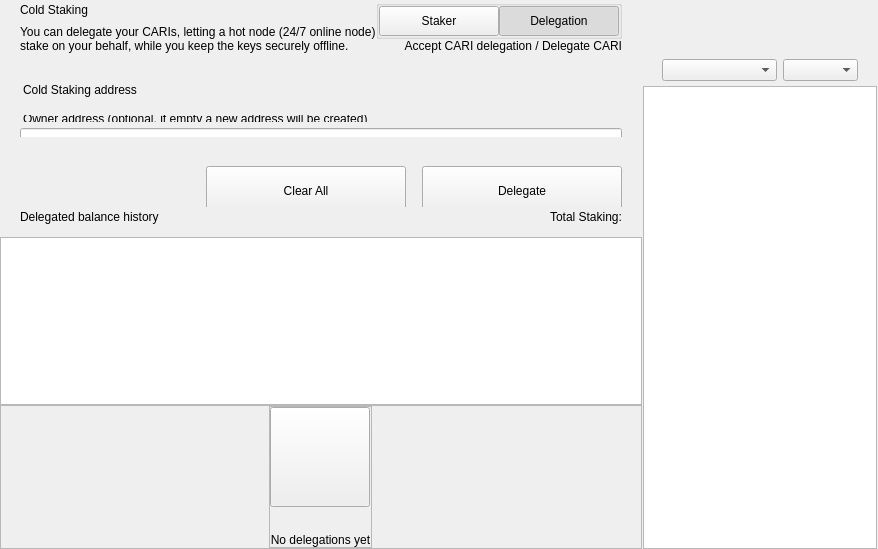
<?xml version="1.0" encoding="UTF-8"?>
<ui version="4.0">
 <class>ColdStakingWidget</class>
 <widget class="QWidget" name="ColdStakingWidget">
  <property name="geometry">
   <rect>
    <x>0</x>
    <y>0</y>
    <width>629</width>
    <height>549</height>
   </rect>
  </property>
  <property name="windowTitle">
   <string>Form</string>
  </property>
  <layout class="QHBoxLayout" name="horizontalLayout_1" stretch="2,1">
   <property name="spacing">
    <number>0</number>
   </property>
   <property name="leftMargin">
    <number>0</number>
   </property>
   <property name="topMargin">
    <number>0</number>
   </property>
   <property name="rightMargin">
    <number>0</number>
   </property>
   <property name="bottomMargin">
    <number>0</number>
   </property>
   <item>
    <widget class="QWidget" name="left" native="true">
     <layout class="QVBoxLayout" name="verticalLayout_3">
      <property name="leftMargin">
       <number>0</number>
      </property>
      <property name="topMargin">
       <number>0</number>
      </property>
      <property name="rightMargin">
       <number>0</number>
      </property>
      <property name="bottomMargin">
       <number>0</number>
      </property>
      <item>
       <layout class="QVBoxLayout" name="verticalLayout_2">
        <property name="spacing">
         <number>0</number>
        </property>
        <item>
         <layout class="QVBoxLayout" name="verticalLayoutTop">
          <property name="spacing">
           <number>0</number>
          </property>
          <property name="leftMargin">
           <number>0</number>
          </property>
          <property name="rightMargin">
           <number>0</number>
          </property>
          <item>
           <widget class="QWidget" name="containerTitle" native="true">
            <property name="sizePolicy">
             <sizepolicy hsizetype="Preferred" vsizetype="Minimum">
              <horstretch>0</horstretch>
              <verstretch>0</verstretch>
             </sizepolicy>
            </property>
            <property name="maximumSize">
             <size>
              <width>16777215</width>
              <height>100</height>
             </size>
            </property>
            <layout class="QHBoxLayout" name="containerTitleLayout">
             <property name="spacing">
              <number>0</number>
             </property>
             <property name="leftMargin">
              <number>20</number>
             </property>
             <property name="topMargin">
              <number>0</number>
             </property>
             <property name="rightMargin">
              <number>20</number>
             </property>
             <property name="bottomMargin">
              <number>0</number>
             </property>
             <item>
              <layout class="QVBoxLayout" name="verticalLayout11">
               <property name="spacing">
                <number>5</number>
               </property>
               <item>
                <widget class="QLabel" name="labelTitle">
                 <property name="text">
                  <string>Cold Staking</string>
                 </property>
                </widget>
               </item>
               <item>
                <widget class="QLabel" name="labelSubtitle1">
                 <property name="maximumSize">
                  <size>
                   <width>16777215</width>
                   <height>16777215</height>
                  </size>
                 </property>
                 <property name="text">
                  <string>You can delegate your CARIs, letting a hot node (24/7 online node)
stake on your behalf, while you keep the keys securely offline.</string>
                 </property>
                </widget>
               </item>
              </layout>
             </item>
             <item>
              <spacer name="horizontalSpacer">
               <property name="orientation">
                <enum>Qt::Horizontal</enum>
               </property>
               <property name="sizeHint" stdset="0">
                <size>
                 <width>40</width>
                 <height>20</height>
                </size>
               </property>
              </spacer>
             </item>
             <item>
              <widget class="QWidget" name="containerViewPrivacyChecks" native="true">
               <layout class="QVBoxLayout" name="containerPrivacyChecks">
                <property name="spacing">
                 <number>0</number>
                </property>
                <property name="leftMargin">
                 <number>0</number>
                </property>
                <property name="topMargin">
                 <number>0</number>
                </property>
                <property name="rightMargin">
                 <number>0</number>
                </property>
                <property name="bottomMargin">
                 <number>0</number>
                </property>
                <item alignment="Qt::AlignHCenter|Qt::AlignVCenter">
                 <widget class="QGroupBox" name="groupBox">
                  <property name="title">
                   <string/>
                  </property>
                  <layout class="QHBoxLayout" name="horizontalLayout_2_1">
                   <property name="spacing">
                    <number>0</number>
                   </property>
                   <property name="leftMargin">
                    <number>0</number>
                   </property>
                   <property name="topMargin">
                    <number>0</number>
                   </property>
                   <property name="rightMargin">
                    <number>0</number>
                   </property>
                   <property name="bottomMargin">
                    <number>0</number>
                   </property>
                   <item>
                    <widget class="QPushButton" name="pushLeft">
                     <property name="minimumSize">
                      <size>
                       <width>120</width>
                       <height>30</height>
                      </size>
                     </property>
                     <property name="maximumSize">
                      <size>
                       <width>120</width>
                       <height>30</height>
                      </size>
                     </property>
                     <property name="focusPolicy">
                      <enum>Qt::NoFocus</enum>
                     </property>
                     <property name="text">
                      <string>Staker</string>
                     </property>
                     <property name="checkable">
                      <bool>true</bool>
                     </property>
                     <property name="autoExclusive">
                      <bool>true</bool>
                     </property>
                    </widget>
                   </item>
                   <item>
                    <widget class="QPushButton" name="pushRight">
                     <property name="minimumSize">
                      <size>
                       <width>120</width>
                       <height>30</height>
                      </size>
                     </property>
                     <property name="maximumSize">
                      <size>
                       <width>120</width>
                       <height>30</height>
                      </size>
                     </property>
                     <property name="focusPolicy">
                      <enum>Qt::NoFocus</enum>
                     </property>
                     <property name="text">
                      <string>Delegation</string>
                     </property>
                     <property name="checkable">
                      <bool>true</bool>
                     </property>
                     <property name="checked">
                      <bool>true</bool>
                     </property>
                     <property name="autoExclusive">
                      <bool>true</bool>
                     </property>
                    </widget>
                   </item>
                  </layout>
                 </widget>
                </item>
                <item alignment="Qt::AlignTop">
                 <widget class="QLabel" name="labelSubtitle2">
                  <property name="text">
                   <string>Accept CARI delegation / Delegate CARI</string>
                  </property>
                  <property name="alignment">
                   <set>Qt::AlignRight|Qt::AlignTrailing|Qt::AlignVCenter</set>
                  </property>
                 </widget>
                </item>
               </layout>
              </widget>
             </item>
            </layout>
           </widget>
          </item>
          <item>
           <spacer name="verticalSpacer_2">
            <property name="orientation">
             <enum>Qt::Vertical</enum>
            </property>
            <property name="sizeType">
             <enum>QSizePolicy::Fixed</enum>
            </property>
            <property name="sizeHint" stdset="0">
             <size>
              <width>20</width>
              <height>30</height>
             </size>
            </property>
           </spacer>
          </item>
          <item>
           <widget class="QWidget" name="containerSend" native="true">
            <property name="minimumSize">
             <size>
              <width>0</width>
              <height>50</height>
             </size>
            </property>
            <layout class="QVBoxLayout" name="containerSendRow">
             <property name="spacing">
              <number>6</number>
             </property>
             <property name="leftMargin">
              <number>0</number>
             </property>
             <property name="topMargin">
              <number>0</number>
             </property>
             <property name="rightMargin">
              <number>0</number>
             </property>
             <property name="bottomMargin">
              <number>0</number>
             </property>
             <item>
              <widget class="QLabel" name="labelEditTitle">
               <property name="maximumSize">
                <size>
                 <width>16777215</width>
                 <height>30</height>
                </size>
               </property>
               <property name="styleSheet">
                <string notr="true">padding-left:20px; padding-bottom:3px;</string>
               </property>
               <property name="text">
                <string>Cold Staking address</string>
               </property>
              </widget>
             </item>
             <item>
              <spacer name="verticalSpacer_6">
               <property name="orientation">
                <enum>Qt::Vertical</enum>
               </property>
               <property name="sizeType">
                <enum>QSizePolicy::Fixed</enum>
               </property>
               <property name="sizeHint" stdset="0">
                <size>
                 <width>20</width>
                 <height>9</height>
                </size>
               </property>
              </spacer>
             </item>
             <item>
              <widget class="QWidget" name="containerOwner" native="true">
               <layout class="QVBoxLayout" name="vContainerOwner">
                <property name="spacing">
                 <number>4</number>
                </property>
                <property name="leftMargin">
                 <number>20</number>
                </property>
                <property name="topMargin">
                 <number>0</number>
                </property>
                <property name="rightMargin">
                 <number>20</number>
                </property>
                <property name="bottomMargin">
                 <number>0</number>
                </property>
                <item>
                 <widget class="QLabel" name="labelSubtitleDescription">
                  <property name="maximumSize">
                   <size>
                    <width>16777215</width>
                    <height>20</height>
                   </size>
                  </property>
                  <property name="styleSheet">
                   <string notr="true">margin-bottom:2px;
                   margin-left:0.05px;
                   padding:0px;</string>
                  </property>
                  <property name="text">
                   <string>Owner address (optional, if empty a new address will be created)</string>
                  </property>
                 </widget>
                </item>
                <item>
                 <widget class="QLineEdit" name="lineEditOwnerAddress">
                  <property name="minimumSize">
                   <size>
                    <width>0</width>
                    <height>50</height>
                   </size>
                  </property>
                  <property name="maximumSize">
                   <size>
                    <width>16777215</width>
                    <height>50</height>
                   </size>
                  </property>
                  <property name="styleSheet">
                   <string notr="true"/>
                  </property>
                  <property name="placeholderText">
                   <string>Enter owner address</string>
                  </property>
                 </widget>
                </item>
               </layout>
              </widget>
             </item>
            </layout>
           </widget>
          </item>
         </layout>
        </item>
        <item>
         <spacer name="verticalSpacer_3">
          <property name="orientation">
           <enum>Qt::Vertical</enum>
          </property>
          <property name="sizeType">
           <enum>QSizePolicy::Minimum</enum>
          </property>
          <property name="sizeHint" stdset="0">
           <size>
            <width>20</width>
            <height>20</height>
           </size>
          </property>
         </spacer>
        </item>
        <item>
         <widget class="QWidget" name="containerBtn" native="true">
          <property name="minimumSize">
           <size>
            <width>0</width>
            <height>50</height>
           </size>
          </property>
          <layout class="QHBoxLayout" name="horizontalLayout">
           <property name="rightMargin">
            <number>20</number>
           </property>
           <item>
            <spacer name="horizontalSpacer_2">
             <property name="orientation">
              <enum>Qt::Horizontal</enum>
             </property>
             <property name="sizeHint" stdset="0">
              <size>
               <width>200</width>
               <height>20</height>
              </size>
             </property>
            </spacer>
           </item>
           <item>
            <layout class="QHBoxLayout" name="horizontalLayout_7">
             <item>
              <spacer name="horizontalSpacer_3">
               <property name="orientation">
                <enum>Qt::Horizontal</enum>
               </property>
               <property name="sizeType">
                <enum>QSizePolicy::Expanding</enum>
               </property>
               <property name="sizeHint" stdset="0">
                <size>
                 <width>40</width>
                 <height>20</height>
                </size>
               </property>
              </spacer>
             </item>
             <item>
              <widget class="QPushButton" name="pushButtonClear">
               <property name="minimumSize">
                <size>
                 <width>200</width>
                 <height>50</height>
                </size>
               </property>
               <property name="focusPolicy">
                <enum>Qt::NoFocus</enum>
               </property>
               <property name="text">
                <string>Clear All</string>
               </property>
              </widget>
             </item>
             <item>
              <spacer name="horizontalSpacer_4">
               <property name="orientation">
                <enum>Qt::Horizontal</enum>
               </property>
               <property name="sizeType">
                <enum>QSizePolicy::Fixed</enum>
               </property>
               <property name="sizeHint" stdset="0">
                <size>
                 <width>10</width>
                 <height>20</height>
                </size>
               </property>
              </spacer>
             </item>
             <item>
              <widget class="QPushButton" name="pushButtonSend">
               <property name="minimumSize">
                <size>
                 <width>200</width>
                 <height>50</height>
                </size>
               </property>
               <property name="maximumSize">
                <size>
                 <width>200</width>
                 <height>50</height>
                </size>
               </property>
               <property name="focusPolicy">
                <enum>Qt::NoFocus</enum>
               </property>
               <property name="text">
                <string>Delegate</string>
               </property>
              </widget>
             </item>
            </layout>
           </item>
          </layout>
         </widget>
        </item>
        <item>
         <widget class="QWidget" name="containerHistoryLabel" native="true">
          <layout class="QHBoxLayout" name="horizontalLayout_4">
           <property name="spacing">
            <number>0</number>
           </property>
           <property name="leftMargin">
            <number>20</number>
           </property>
           <property name="topMargin">
            <number>0</number>
           </property>
           <property name="rightMargin">
            <number>20</number>
           </property>
           <property name="bottomMargin">
            <number>0</number>
           </property>
           <item>
            <widget class="QWidget" name="verticalWidget" native="true">
             <property name="minimumSize">
              <size>
               <width>100</width>
               <height>0</height>
              </size>
             </property>
             <layout class="QVBoxLayout" name="verticalLayout_58">
              <property name="leftMargin">
               <number>0</number>
              </property>
              <property name="topMargin">
               <number>0</number>
              </property>
              <property name="rightMargin">
               <number>0</number>
              </property>
              <property name="bottomMargin">
               <number>0</number>
              </property>
              <item>
               <widget class="QLabel" name="labelListHistory">
                <property name="text">
                 <string>Delegated balance history</string>
                </property>
               </widget>
              </item>
             </layout>
            </widget>
           </item>
           <item>
            <spacer name="horizontalSpacer_5">
             <property name="orientation">
              <enum>Qt::Horizontal</enum>
             </property>
             <property name="sizeHint" stdset="0">
              <size>
               <width>40</width>
               <height>20</height>
              </size>
             </property>
            </spacer>
           </item>
           <item>
            <widget class="QLabel" name="labelStakingTotal">
             <property name="text">
              <string>Total Staking:</string>
             </property>
            </widget>
           </item>
          </layout>
         </widget>
        </item>
        <item>
         <layout class="QVBoxLayout" name="verticalLayout_64">
          <property name="spacing">
           <number>0</number>
          </property>
          <item>
           <spacer name="verticalSpacer_44">
            <property name="orientation">
             <enum>Qt::Vertical</enum>
            </property>
            <property name="sizeType">
             <enum>QSizePolicy::Fixed</enum>
            </property>
            <property name="sizeHint" stdset="0">
             <size>
              <width>20</width>
              <height>10</height>
             </size>
            </property>
           </spacer>
          </item>
          <item>
           <widget class="QListView" name="listView">
            <property name="enabled">
             <bool>true</bool>
            </property>
            <property name="mouseTracking">
             <bool>true</bool>
            </property>
           </widget>
          </item>
          <item>
           <widget class="QFrame" name="emptyContainer">
            <property name="minimumSize">
             <size>
              <width>0</width>
              <height>100</height>
             </size>
            </property>
            <property name="frameShape">
             <enum>QFrame::StyledPanel</enum>
            </property>
            <property name="frameShadow">
             <enum>QFrame::Raised</enum>
            </property>
            <layout class="QVBoxLayout" name="verticalLayout_71" stretch="1,8">
             <property name="spacing">
              <number>0</number>
             </property>
             <property name="leftMargin">
              <number>0</number>
             </property>
             <property name="topMargin">
              <number>0</number>
             </property>
             <property name="rightMargin">
              <number>0</number>
             </property>
             <property name="bottomMargin">
              <number>0</number>
             </property>
             <item>
              <spacer name="verticalSpacer">
               <property name="orientation">
                <enum>Qt::Vertical</enum>
               </property>
               <property name="sizeHint" stdset="0">
                <size>
                 <width>20</width>
                 <height>20</height>
                </size>
               </property>
              </spacer>
             </item>
             <item alignment="Qt::AlignHCenter|Qt::AlignVCenter">
              <widget class="QFrame" name="emptyScreen">
               <property name="sizePolicy">
                <sizepolicy hsizetype="Expanding" vsizetype="Expanding">
                 <horstretch>0</horstretch>
                 <verstretch>0</verstretch>
                </sizepolicy>
               </property>
               <property name="frameShape">
                <enum>QFrame::StyledPanel</enum>
               </property>
               <property name="frameShadow">
                <enum>QFrame::Raised</enum>
               </property>
               <layout class="QVBoxLayout" name="verticalLayout">
                <property name="spacing">
                 <number>30</number>
                </property>
                <property name="leftMargin">
                 <number>0</number>
                </property>
                <property name="topMargin">
                 <number>0</number>
                </property>
                <property name="rightMargin">
                 <number>0</number>
                </property>
                <property name="bottomMargin">
                 <number>0</number>
                </property>
                <item alignment="Qt::AlignHCenter|Qt::AlignVCenter">
                 <widget class="QPushButton" name="pushImgEmpty">
                  <property name="minimumSize">
                   <size>
                    <width>100</width>
                    <height>100</height>
                   </size>
                  </property>
                  <property name="maximumSize">
                   <size>
                    <width>100</width>
                    <height>100</height>
                   </size>
                  </property>
                  <property name="focusPolicy">
                   <enum>Qt::NoFocus</enum>
                  </property>
                  <property name="text">
                   <string/>
                  </property>
                  <property name="iconSize">
                   <size>
                    <width>100</width>
                    <height>100</height>
                   </size>
                  </property>
                 </widget>
                </item>
                <item alignment="Qt::AlignHCenter|Qt::AlignVCenter">
                 <widget class="QLabel" name="labelEmpty">
                  <property name="styleSheet">
                   <string notr="true"/>
                  </property>
                  <property name="text">
                   <string>No delegations yet</string>
                  </property>
                  <property name="alignment">
                   <set>Qt::AlignCenter</set>
                  </property>
                 </widget>
                </item>
               </layout>
              </widget>
             </item>
            </layout>
           </widget>
          </item>
         </layout>
        </item>
       </layout>
      </item>
     </layout>
    </widget>
   </item>
   <item>
    <widget class="QWidget" name="right" native="true">
     <layout class="QVBoxLayout" name="rightContainer">
      <property name="spacing">
       <number>0</number>
      </property>
      <property name="leftMargin">
       <number>1</number>
      </property>
      <property name="topMargin">
       <number>0</number>
      </property>
      <property name="rightMargin">
       <number>1</number>
      </property>
      <property name="bottomMargin">
       <number>0</number>
      </property>
      <item>
       <widget class="QWidget" name="containerRightButtons" native="true">
        <property name="minimumSize">
         <size>
          <width>0</width>
          <height>50</height>
         </size>
        </property>
        <layout class="QVBoxLayout" name="verticalLayout_4">
         <property name="leftMargin">
          <number>19</number>
         </property>
         <property name="topMargin">
          <number>0</number>
         </property>
         <property name="rightMargin">
          <number>19</number>
         </property>
         <property name="bottomMargin">
          <number>0</number>
         </property>
         <item>
          <widget class="OptionButton" name="btnCoinControl" native="true">
           <property name="minimumSize">
            <size>
             <width>0</width>
             <height>0</height>
            </size>
           </property>
          </widget>
         </item>
         <item>
          <widget class="OptionButton" name="btnColdStaking" native="true"/>
         </item>
         <item>
          <widget class="OptionButton" name="btnMyStakingAddresses" native="true">
           <property name="sizePolicy">
            <sizepolicy hsizetype="Preferred" vsizetype="Minimum">
             <horstretch>0</horstretch>
             <verstretch>0</verstretch>
            </sizepolicy>
           </property>
          </widget>
         </item>
        </layout>
       </widget>
      </item>
      <item>
       <widget class="QWidget" name="sortWidget" native="true">
        <layout class="QHBoxLayout" name="horizontalLayout_6">
         <property name="leftMargin">
          <number>19</number>
         </property>
         <property name="rightMargin">
          <number>19</number>
         </property>
         <property name="bottomMargin">
          <number>5</number>
         </property>
         <item>
          <spacer name="horizontalSpacer_6">
           <property name="orientation">
            <enum>Qt::Horizontal</enum>
           </property>
           <property name="sizeHint" stdset="0">
            <size>
             <width>40</width>
             <height>20</height>
            </size>
           </property>
          </spacer>
         </item>
         <item>
          <widget class="QComboBox" name="comboBoxSort">
           <property name="sizePolicy">
            <sizepolicy hsizetype="Preferred" vsizetype="Fixed">
             <horstretch>0</horstretch>
             <verstretch>0</verstretch>
            </sizepolicy>
           </property>
           <property name="minimumSize">
            <size>
             <width>115</width>
             <height>0</height>
            </size>
           </property>
          </widget>
         </item>
         <item>
          <widget class="QComboBox" name="comboBoxSortOrder">
           <property name="sizePolicy">
            <sizepolicy hsizetype="Preferred" vsizetype="Fixed">
             <horstretch>0</horstretch>
             <verstretch>0</verstretch>
            </sizepolicy>
           </property>
           <property name="minimumSize">
            <size>
             <width>75</width>
             <height>0</height>
            </size>
           </property>
          </widget>
         </item>
        </layout>
       </widget>
      </item>
      <item>
       <widget class="QListView" name="listViewStakingAddress">
        <property name="enabled">
         <bool>true</bool>
        </property>
        <property name="mouseTracking">
         <bool>true</bool>
        </property>
       </widget>
      </item>
     </layout>
    </widget>
   </item>
  </layout>
 </widget>
 <customwidgets>
  <customwidget>
   <class>OptionButton</class>
   <extends>QWidget</extends>
   <header>qt/cari/optionbutton.h</header>
   <container>1</container>
  </customwidget>
 </customwidgets>
 <resources/>
 <connections/>
</ui>
